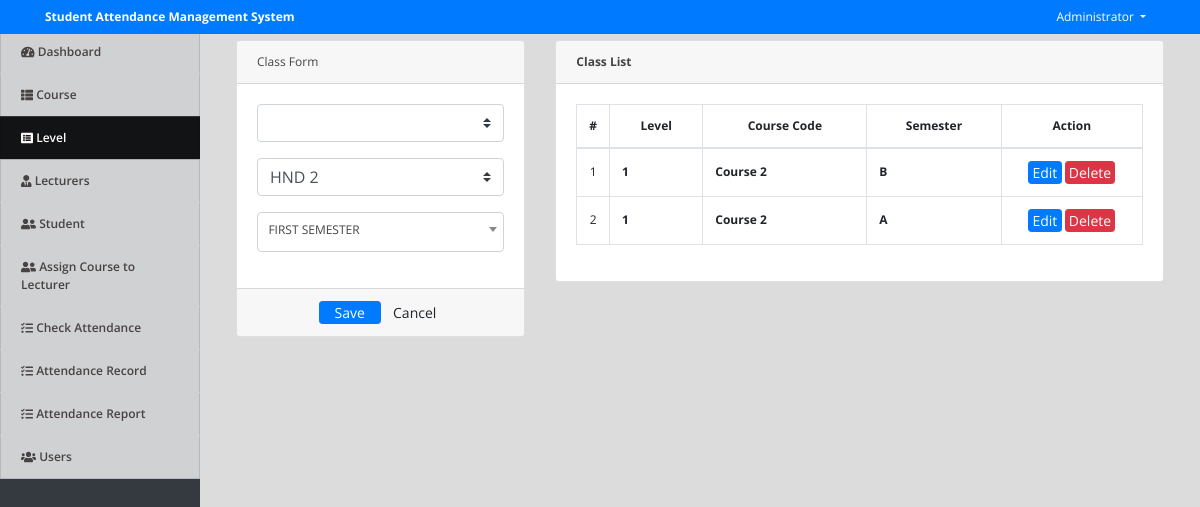
The page /index.php?page=class (signed in) on the database its author committed.
### tables this page shows
CREATE TABLE `class` (
  `id` int(30) NOT NULL,
  `course_id` int(30) NOT NULL,
  `level` varchar(50) NOT NULL,
  `section` varchar(100) NOT NULL,
  `status` tinyint(1) NOT NULL DEFAULT 1 COMMENT '1=Active, 0=Inactive',
  `date_created` datetime NOT NULL DEFAULT current_timestamp()
);

### class.php (the view, shortened to what this page needs)
<?php include('db_connect.php');?>
<div class="container-fluid">
	<div class="col-lg-12">
		<div class="row">
			<div class="col-md-4">
			<form action="" id="manage-class">
				<div class="card">
					<div class="card-header">
						    Class Form
				  	</div>
					<div class="card-body">
							<select name="course_id" id="course_id" class="custom-select select2">
								<option value=""></option>
								<?php
								$course = $conn->query("SELECT * FROM courses order by course asc");
								while($row=$course->fetch_assoc()):
								?>
								<option value="<?php echo $row['id'] ?>"><?php echo $row['course'] ?></option>
							<?php endwhile; ?>
							</select> </p>
							<div class="form-group">
								<select name="level" id="course_id" class="custom-select select2">
								<option value="HND 2">HND 2</option>
								</select>
							</div></P>
							<div class="form-group">
							</div>
					</div>
					<div class="card-footer">
						<div class="row">
							<div class="col-md-12">
								<button class="btn btn-sm btn-primary col-sm-3 offset-md-3"> Save</button>
								<button class="btn btn-sm btn-default col-sm-3" type="reset"> Cancel</button>
							</div>
						</div>
					</div>
				</div>
			</form>
			</div>
			<div class="col-md-8">
				<div class="card">
					<div class="card-header">
						<b>Class List</b>
					</div>
					<div class="card-body">
						<table class="table table-bordered table-hover">
							<thead>
								<tr>
									<th class="text-center" width="5%">#</th>
									<th class="text-center">Level</th>
									<th class="text-center">Course Code </th>
									<th class="text-center">Semester</th>
									<th class="text-center" width="25%">Action</th>
								</tr>
							</thead>
							<tbody>
								<?php
								$i = 1;
								$class = $conn->query("SELECT c.*,concat(co.course) as 'class',(c.level) as 'level', c.section as `section` FROM class c inner join courses co on co.id = c.course_id order by c.id asc");
								while($row=$class->fetch_assoc()):
								?>
								<tr>
									<td class="text-center"><?php echo $i++ ?></td>
									<td class="">
										<p><b><?php echo $row['level'] ?></b></p>
									</td>
									<td class="">
										<p><b><?php echo $row['class'] ?></b></p>
									</td>
									<td class="">
										<p><b><?php echo $row['section'] ?></b></p>
									</td>
									<td class="text-center">
										<button class="btn btn-sm btn-primary edit_class" type="button" data-id="<?php echo $row['id'] ?>"  data-course_id="<?php echo $row['course_id'] ?>"  data-level="<?php echo $row['level'] ?>" data-section="<?php echo $row['section'] ?>" >Edit</button>
										<button class="btn btn-sm btn-danger delete_class" type="button" data-id="<?php echo $row['id'] ?>">Delete</button>
									</td>
								</tr>
								<?php endwhile; ?>
							</tbody>
						</table>
					</div>
				</div>
			</div>
		</div>
	</div>
</div>

### assets/css/style.css (style rules this page uses)
body { font-family: "Open Sans", sans-serif; color: #444444; width: 100%; height: calc(100%); font-size: 12px; }
.btn-sm { padding: .0001rem .2rem; }

### index.php (style rules this page uses)
body { background: #80808045; }

### class.php (style rules this page uses)
td { vertical-align: middle !important; }
td p { margin: unset; }

### rows shown on the page
class: level "1", class "Course 2", section "B"
class: level "1", class "Course 2", section "A"

### other values the page prints
$_SESSION['system']['name'] "Student Attendance Management System"
$_SESSION['login_name'] "Administrator"
